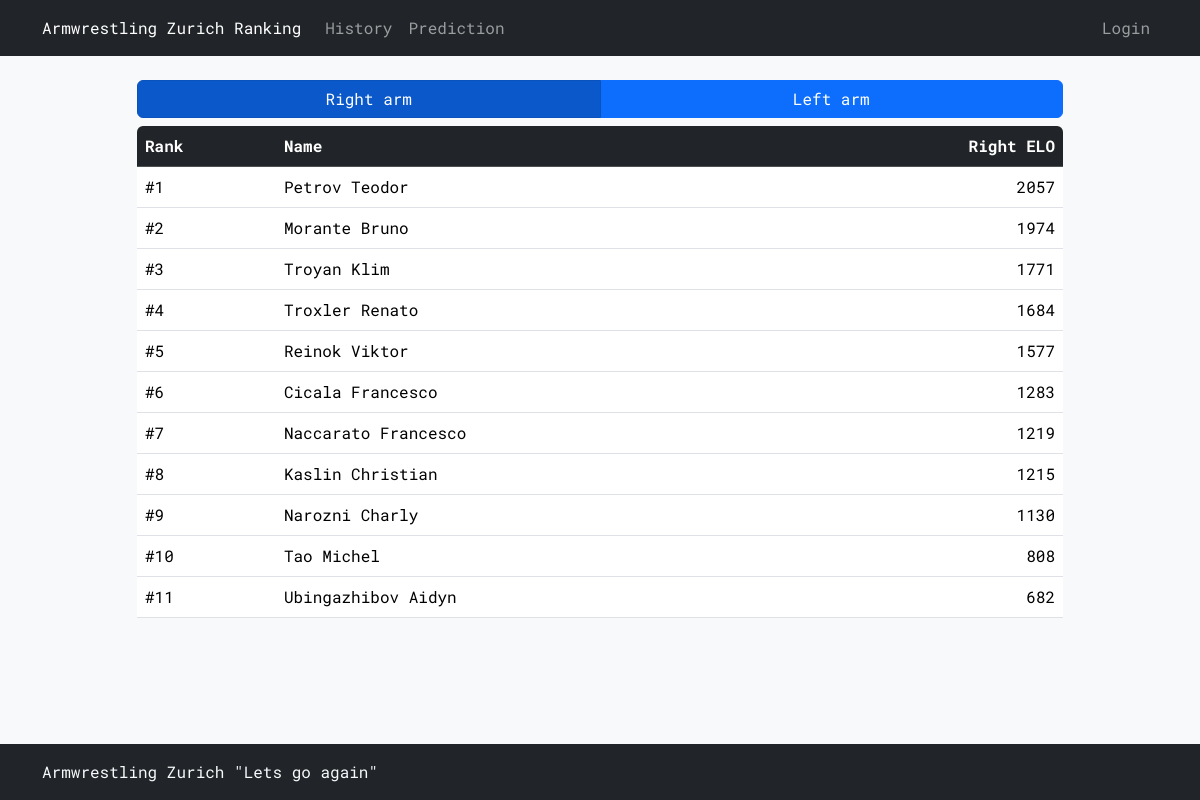
Before: / with the older database file.
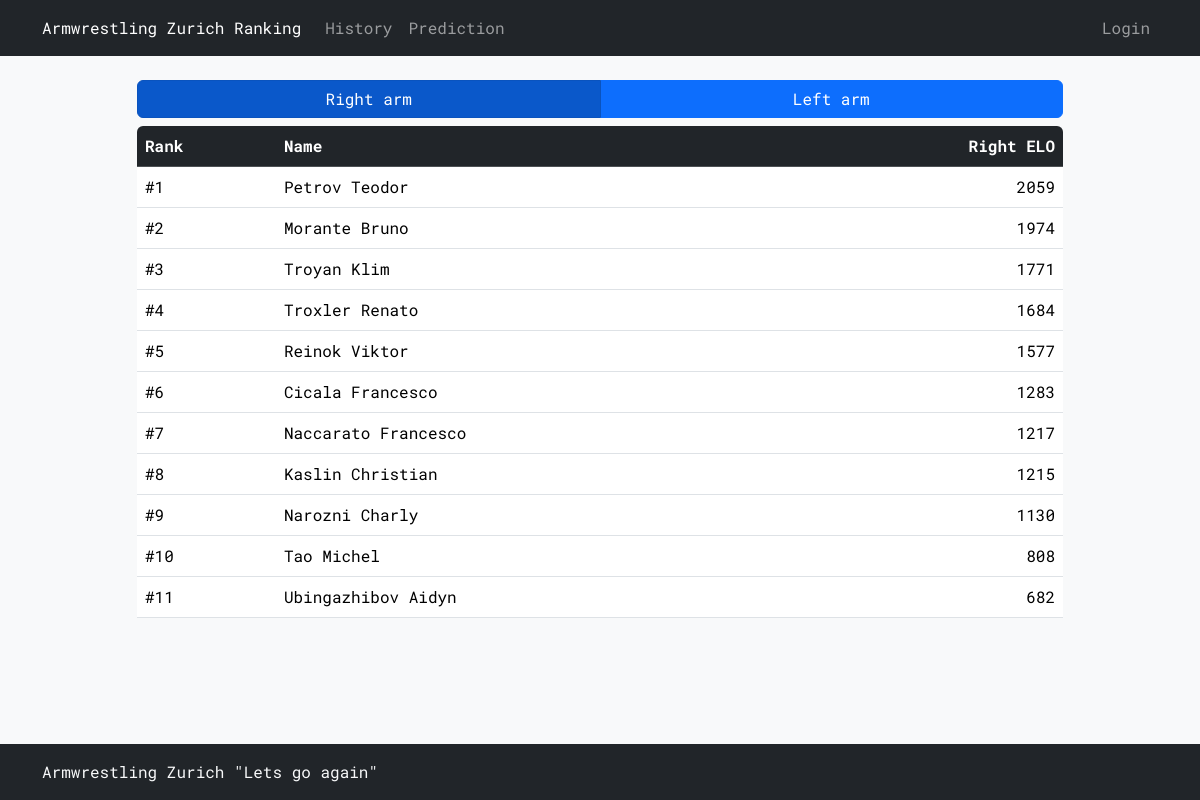
After: the same page with the newer database file.
### tables this page shows
CREATE TABLE armwrestlers (
    name TEXT PRIMARY KEY,
    right_elo INTEGER NOT NULL,
    left_elo INTEGER NOT NULL
);

### armelo_app.py (the view)
@app.route("/")
@app.route("/<arm>")
def ranking(arm='right'):
    order_by = 'right_elo' if arm == 'right' else 'left_elo'
    armwrestlers = db_execute(f'SELECT RANK() OVER (ORDER BY {order_by} DESC) AS rank, name, {order_by} FROM armwrestlers')
    username = session.get('username')
    return render_template('ranking.html', armwrestlers=armwrestlers, username=username, arm=arm)

### armelo_app.py (called while the page is built)
def get_db():
    db = getattr(g, '_database', None)
    if db is None:
        db = g._database = sqlite3.connect(DATABASE)
    return db

def db_execute(query, *args):
    db = get_db()
    cur = db.cursor()
    cur.execute(query, args)
    if query.strip().upper().startswith("SELECT"):
        rv = cur.fetchall()
        cur.close()
        return rv
    else:
        db.commit()
        cur.close()

@app.context_processor
def inject_user():
    username = session.get('username')
    return dict(username=username)

### templates/ranking.html (shortened to what this page needs)
{% extends "layout.html" %}
{% block content %}
<div class="btn-group btn-group-toggle mb-2 w-100" data-toggle="buttons">
    <a href="{{ url_for('ranking', arm='right') }}"
       class="btn btn-primary w-50 {{ 'active' if arm == 'right' else '' }}" role="button" aria-pressed="{{ 'true' if arm == 'right' else 'false' }}">Right arm</a>
    <a href="{{ url_for('ranking', arm='left') }}"
       class="btn btn-primary w-50 {{ 'active' if arm == 'left' else '' }}" role="button" aria-pressed="{{ 'true' if arm == 'left' else 'false' }}">Left arm</a>
</div>
<div class="table-responsive rounded">
    <table class="table">
        <thead class="table-dark">
            <tr>
                <th style="width: 15%;">Rank</th>
                <th style="width: 30%;">Name</th>
                <th class="text-end">{{ "Right ELO" if arm == 'right' else "Left ELO" }}</th>
            </tr>
        </thead>
        <tbody>
            {% for armwrestler in armwrestlers %}
            <tr>
                <td>#{{ armwrestler[0] }}</td>
                <td>{{ armwrestler[1] }}</td>
                <td class="text-end">{{ armwrestler[2] }}</td>
            </tr>
            {% endfor %}
        </tbody>
    </table>
</div>
{% endblock %}

Changed rows visible on the page:
changed armwrestlers "Petrov Teodor": right_elo "2057" → "2059"
changed armwrestlers "Naccarato Francesco": right_elo "1219" → "1217"
